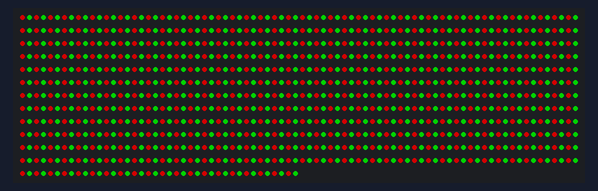
Simulated run of this program. Board: CircuitPython board. Parts: 1000 RGB LEDs in strip order, left to right, continuing on the next row. Dim RGB values are drawn brighter than linear; what the program prints to the serial console is not drawn.

Above: at 3.6 s.

The program:

treeLighting-twinklePattern_Static.py
```python
import board
import neopixel
from time import sleep

# Welcome Message
print("Hello, Light Master!")

# Output config info
print("\nBeginning test light operation with perams: ")
print(f'Pixels: 100')
print(f'Brightness: 0.5')
print(f'Twinkle Speed: 1 second(s)')
print(f'\nColor One: (255, 0, 0)')
print(f'Color Two: (0, 255, 0)')

# Assign the pixels to be modified and give the new brightness
pixels = neopixel.NeoPixel(board.D18, 1000, brightness=0.5, auto_write=False)

# Clear any Existing color data
pixels.fill((0, 0, 0))
pixels.show()
print("Cleared existing pixel info.")
sleep(2)

# Infinity loop so pattern continues to change
runs = 0
while runs >= 0:
    # Runs a delay before the next change happens
    sleep(1.5)

    # Changes which pattern is used depending on what was used in the last run
    if (runs % 2) == 0:
        # Assign the new colors
        for i in range(1000):
            if (i % 2) == 0:
                pixels[i] = (255, 0, 0)
            else:
                pixels[i] = (0, 255, 0)
        pixels.show()
    else:
        # Assign the new colors
        for i in range(1000):
            if (i % 2) == 0:
                pixels[i] = (0, 255, 0)
            else:
                pixels[i] = (255, 0, 0)
        pixels.show()


print(f'Updated pixel color info to:\n(255, 0, 0) and (0, 255, 0).')

# Notify user of script completion
print("\nFinished sending pixel instructions.")
```
